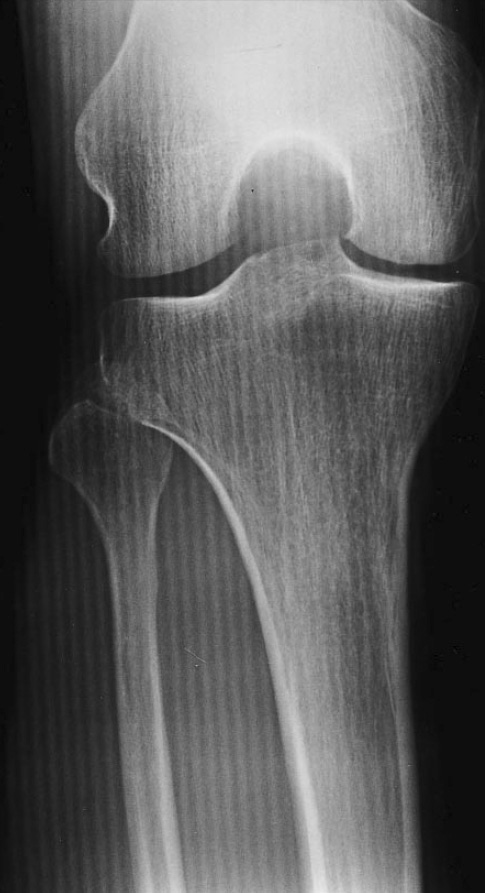
%> input picture ImageFrequencyFilter_demo/radiograph_2.jpg, 485 x 893 px
$ octave moire_notch_2.m   (GNU Octave 9; MATLAB toolbox functions it lacks are replaced by stand-ins)
%> lines starting %> are read from the running program, lines starting %| are printed output that depends on the picture
%% Moire Pattern Filtering using Notch Frequency Filters - Ex.2
% Medical Radiograph of a leg bone
%
% Author: Tilemachos S. Doganis
%
% This script demonstrates the removal of Moire pattern from an X-Ray image
% of a leg bone, using Notch Filters on the image spectrum.
%
% Initially, the 2D DFT of the image is calculated. On its visualization,
% one can distinguish that a symmetrical pair of patches stands out from
% the usual DFT shape, and assume that it corresponds to the Moire
% pattern, which has a periodic form.
%
% An effective way of removing them is using Notch Filters,
% which cancel out a circular area on the spectrum. Their frequency
% response has the form of a gaussian distribution, so by aligning the
% center and variance of the response to the corresponding properties of
% the Moire pattern patch, the noise can be effectively removed without
% affecting the rest of the spectrum.
%
% This process is followed once for each patch, then by multiplicating both
% frequency responses a composite filter is formed, which, when applied
% to the image spectrum, removes the frequency components that correspond
% to the Moire pattern.
%

close all
clear
clc
%% Load image
x = imread('radiograph_2.jpg');
%> x is the input picture: size 893x485 uint8; min 1, max 235, mean 92.9
[N1, N2] = size(x);
%> N1 = 893; N2 = 485
X = fftshift(fft2(x));
figure(1)
subplot(1,4,1), imshow(x,[]), title('Original Image')
subplot(1,4,3), imshow(log(abs(X)+1e-20),[]), title('Original Image Spectrum')
%> after `imshow(log(abs(X)+1e-20),[])`:
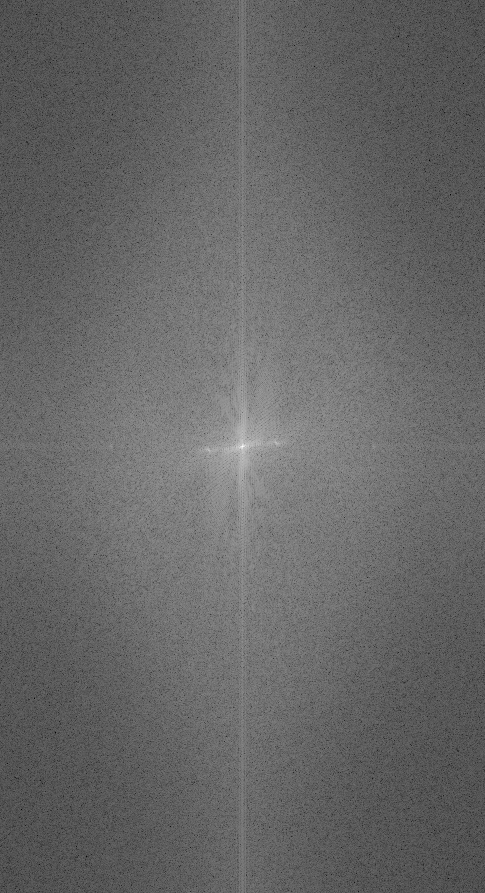
%> displayed picture: size 893x485, on the screen's scale of 0 to 255; min 0, max 255, mean 102.3

% Subtract DFT mean
mu = mean2(X);
X = X-mu;

%% Design Composite Notch filter
% Notch Coordinates (-32,4),(35,-3)
[u,v] = meshgrid(-floor(N2/2):floor(N2/2),-floor(N1/2):floor(N1/2));

% Notch standard deviation
sigma = 10;

% Notch 1 coordinates
wx1 = -32;
wy1 = 4;

% Notch 2 coordinates
wx2 = 35;
wy2 = -3;

% Composite Notch Filter Frequency Response
H_n = 1 - exp(-( (u-wx1).^2 + (v-wy1).^2) /sigma^2);        % 1st Notch Filter
H_n = H_n.*(1 - exp(-( (u-wx2).^2 + (v-wy2).^2) /sigma^2)); % 2nd Notch Filter

figure(2)
subplot(1,2,1), imshow(H_n,[]), title('Composite Notch Filter Frequency Response')
subplot(1,2,2), mesh(H_n)
%> after `mesh(H_n)`:
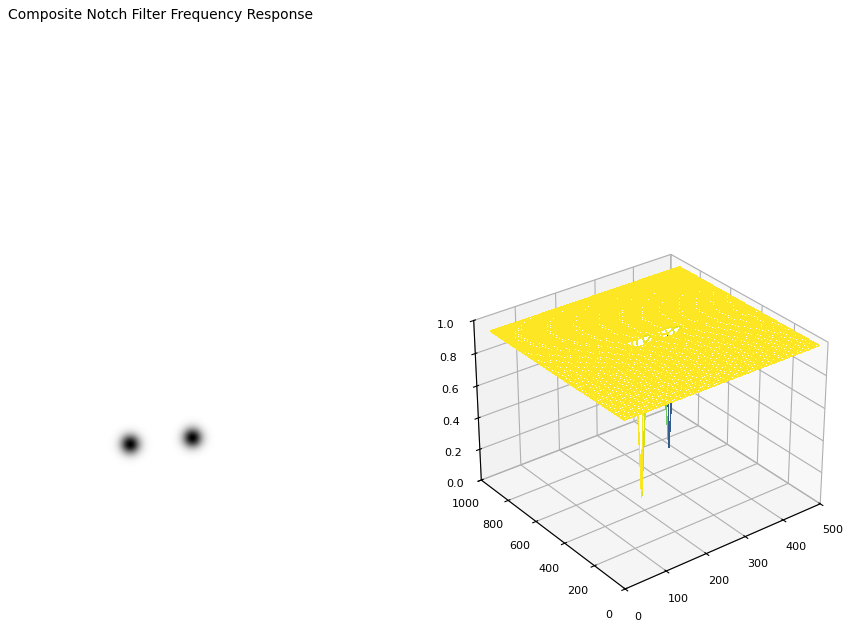
%> figure redrawn from the program's plot data, 2 panels

%% Apply Composite Notch Filter
Y = X.*H_n;
Y = Y + mu;                    % Re-add DFT mean
y = real(ifft2(ifftshift(Y))); % Inverse DFT

figure(1)
subplot(1,4,4), imshow(log(abs(Y)+1e-20),[]), title('Filtered Spectrum')
subplot(1,4,2), imshow(y,[]), title('Filtered Image')

$ run again, with ImageFrequencyFilter_demo/radiograph_1.jpg copied over ImageFrequencyFilter_demo/radiograph_2.jpg
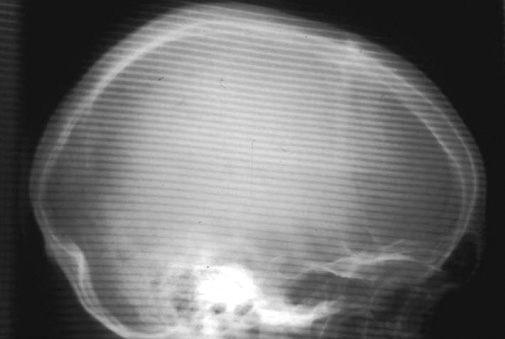
%> input picture ImageFrequencyFilter_demo/radiograph_1.jpg, 505 x 339 px
%> x is the input picture: size 339x505 uint8; min 16, max 255, mean 111.2
%> `imshow(log(abs(X)+1e-20),[])`:
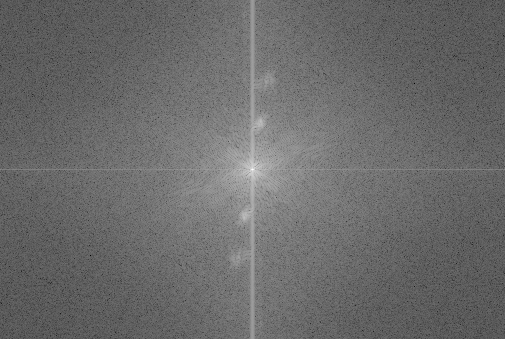
%> displayed picture: size 339x505, on the screen's scale of 0 to 255; min 0, max 255, mean 106.3
%> `mesh(H_n)`:
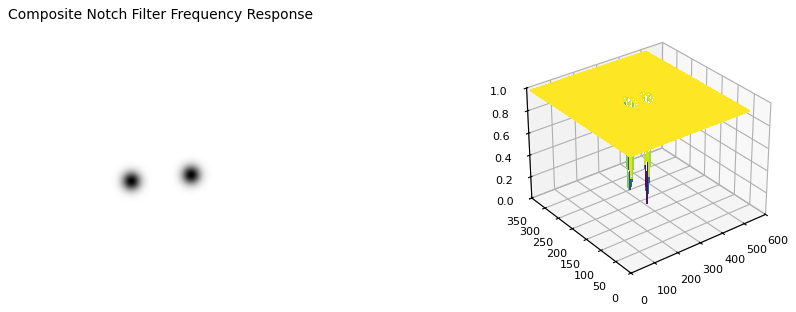
%> figure redrawn from the program's plot data, 2 panels
